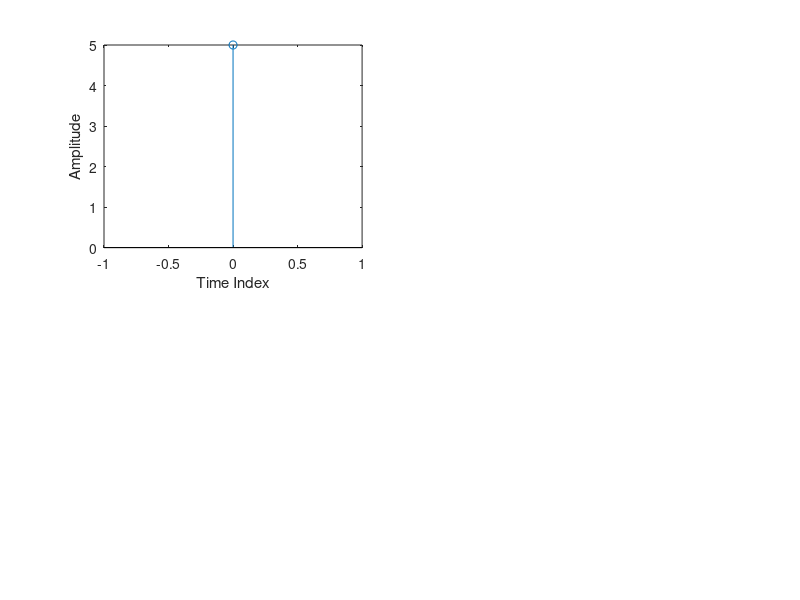

This figure's MATLAB source: (Note: this script raises an error after producing the figure.)
%program to find the DFT/IDFT of a sequence without using the inbuilt functions

close all;
clear all;
xn=input('Enter the sequence x(n)'); %Get the sequence from user 
ln=length(xn); %find the length of the sequence
xk=zeros(1,ln); %initilise an array of same size as that of input sequence
ixk=zeros(1,ln); %initilise an array of same size as that of input sequence

%code block to find the DFT of the sequence

%-----------------------------------------------------------
for k=0:ln-1
    for n=0:ln-1
        xk(k+1)=xk(k+1)+(xn(n+1)*exp((-i)*2*pi*k*n/ln));
    end
end
%------------------------------------------------------------

%code block to plot the input sequence

%------------------------------------------------------------
t=0:ln-1;
subplot(221);
stem(t,xn);
ylabel ('Amplitude');
xlabel ('Time Index');
TITLE ('Input Sequence');
%---------------------------------------------------------------


magnitude=abs(xk); % Find the magnitudes of individual DFT points

%code block to plot the magnitude response

%------------------------------------------------------------
t=0:ln-1;
subplot(222);
stem(t,magnitude);
ylabel ('Amplitude');
xlabel ('K');
TITLE ('Magnitude Response');
%------------------------------------------------------------

phase=angle(xk); % Find the phases of individual DFT points

%code block to plot the magnitude sequence

%------------------------------------------------------------
t=0:ln-1;
subplot(223);
stem(t,phase);
ylabel ('Phase');
xlabel ('K');
TITLE ('Phase Response');
%------------------------------------------------------------

% Code block to find the IDFT of the sequence

%------------------------------------------------------------
for n=0:ln-1
    for k=0:ln-1
        ixk(n+1)=ixk(n+1)+(xk(k+1)*exp(i*2*pi*k*n/ln));
    end
end

ixk=ixk./ln;
%------------------------------------------------------------

%code block to plot the input sequence

%------------------------------------------------------------
t=0:ln-1;
subplot(224);
stem(t,xn);
ylabel ('Amplitude');
xlabel ('Time Index');
TITLE ('IDFT sequence');
%-----------------------------------------------------------
